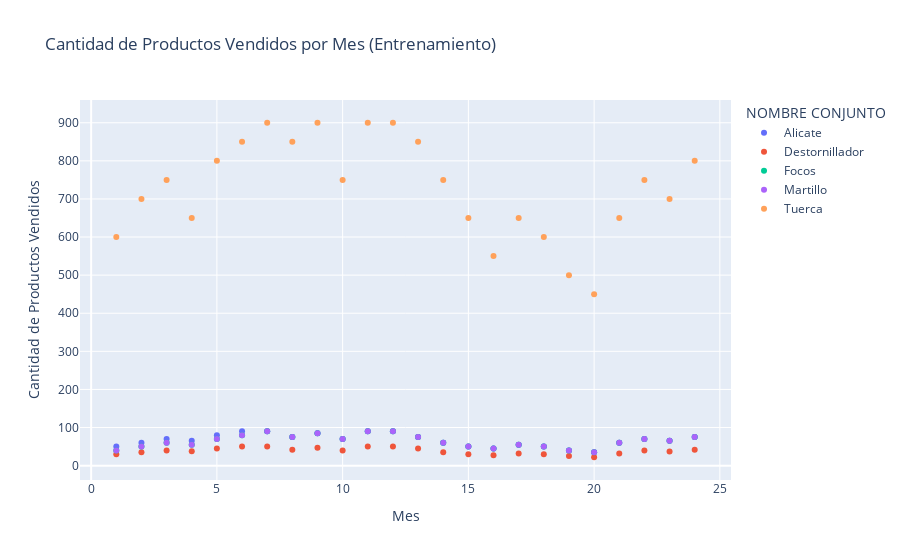

Source (notebook cell):
### Code cell
import plotly.express as px

# Generar gráficos de dispersión usando Plotly
fig = px.scatter(df_entrenamiento, x='MES', y='PRODUCTOS VENDIDOS', color='NOMBRE CONJUNTO',
                 title='Cantidad de Productos Vendidos por Mes (Entrenamiento)',
                 labels={'MES': 'Mes', 'PRODUCTOS VENDIDOS': 'Cantidad de Productos Vendidos'},
                 category_orders={'Nombre_Conjunto': sorted(df_entrenamiento['NOMBRE CONJUNTO'].unique())})

# Mostrar el gráfico
fig.show()

### Figure 1 — Plotly figure (JSON) as saved in the notebook; plotly's stock layout.template omitted (floating-point values rounded to 4 significant figures)
{"data": [{"hovertemplate": "NOMBRE CONJUNTO=Alicate<br>Mes=%{x}<br>Cantidad de Productos Vendidos=%{y}<extra></extra>", "legendgroup": "Alicate", "marker": {"color": "#636efa", "symbol": "circle"}, "mode": "markers", "name": "Alicate", "orientation": "v", "showlegend": true, "type": "scatter", "x": [1, 2, 3, 4, 5, 6, 7, 8, 9, 10, 11, 12, 13, 14, 15, 16, 17, 18, 19, 20, 21, 22, 23, 24], "xaxis": "x", "y": [50, 60, 70, 65, 80, 90, 90, 75, 85, 70, 90, 90, 75, 60, 50, 45, 55, 50, 40, 35, 60, 70, 65, 75], "yaxis": "y"}, {"hovertemplate": "NOMBRE CONJUNTO=Destornillador<br>Mes=%{x}<br>Cantidad de Productos Vendidos=%{y}<extra></extra>", "legendgroup": "Destornillador", "marker": {"color": "#EF553B", "symbol": "circle"}, "mode": "markers", "name": "Destornillador", "orientation": "v", "showlegend": true, "type": "scatter", "x": [1, 2, 3, 4, 5, 6, 7, 8, 9, 10, 11, 12, 13, 14, 15, 16, 17, 18, 19, 20, 21, 22, 23, 24], "xaxis": "x", "y": [30, 35, 40, 38, 45, 50, 50, 42, 47, 40, 50, 50, 45, 35, 30, 27, 32, 30, 25, 22, 32, 40, 37, 42], "yaxis": "y"}, {"hovertemplate": "NOMBRE CONJUNTO=Focos<br>Mes=%{x}<br>Cantidad de Productos Vendidos=%{y}<extra></extra>", "legendgroup": "Focos", "marker": {"color": "#00cc96", "symbol": "circle"}, "mode": "markers", "name": "Focos", "orientation": "v", "showlegend": true, "type": "scatter", "x": [1, 2, 3, 4, 5, 6, 7, 8, 9, 10, 11, 12, 13, 14, 15, 16, 17, 18, 19, 20, 21, 22, 23, 24], "xaxis": "x", "y": [40, 50, 60, 55, 70, 80, 90, 75, 85, 70, 90, 90, 75, 60, 50, 45, 55, 50, 40, 35, 60, 70, 65, 75], "yaxis": "y"}, {"hovertemplate": "NOMBRE CONJUNTO=Martillo<br>Mes=%{x}<br>Cantidad de Productos Vendidos=%{y}<extra></extra>", "legendgroup": "Martillo", "marker": {"color": "#ab63fa", "symbol": "circle"}, "mode": "markers", "name": "Martillo", "orientation": "v", "showlegend": true, "type": "scatter", "x": [1, 2, 3, 4, 5, 6, 7, 8, 9, 10, 11, 12, 13, 14, 15, 16, 17, 18, 19, 20, 21, 22, 23, 24], "xaxis": "x", "y": [40, 50, 60, 55, 70, 80, 90, 75, 85, 70, 90, 90, 75, 60, 50, 45, 55, 50, 40, 35, 60, 70, 65, 75], "yaxis": "y"}, {"hovertemplate": "NOMBRE CONJUNTO=Tuerca<br>Mes=%{x}<br>Cantidad de Productos Vendidos=%{y}<extra></extra>", "legendgroup": "Tuerca", "marker": {"color": "#FFA15A", "symbol": "circle"}, "mode": "markers", "name": "Tuerca", "orientation": "v", "showlegend": true, "type": "scatter", "x": [1, 2, 3, 4, 5, 6, 7, 8, 9, 10, 11, 12, 13, 14, 15, 16, 17, 18, 19, 20, 21, 22, 23, 24], "xaxis": "x", "y": [600, 700, 750, 650, 800, 850, 900, 850, 900, 750, 900, 900, 850, 750, 650, 550, 650, 600, 500, 450, 650, 750, 700, 800], "yaxis": "y"}], "layout": {"legend": {"title": {"text": "NOMBRE CONJUNTO"}, "tracegroupgap": 0}, "title": {"text": "Cantidad de Productos Vendidos por Mes (Entrenamiento)"}, "xaxis": {"anchor": "y", "domain": [0, 1], "title": {"text": "Mes"}}, "yaxis": {"anchor": "x", "domain": [0, 1], "title": {"text": "Cantidad de Productos Vendidos"}}}}
